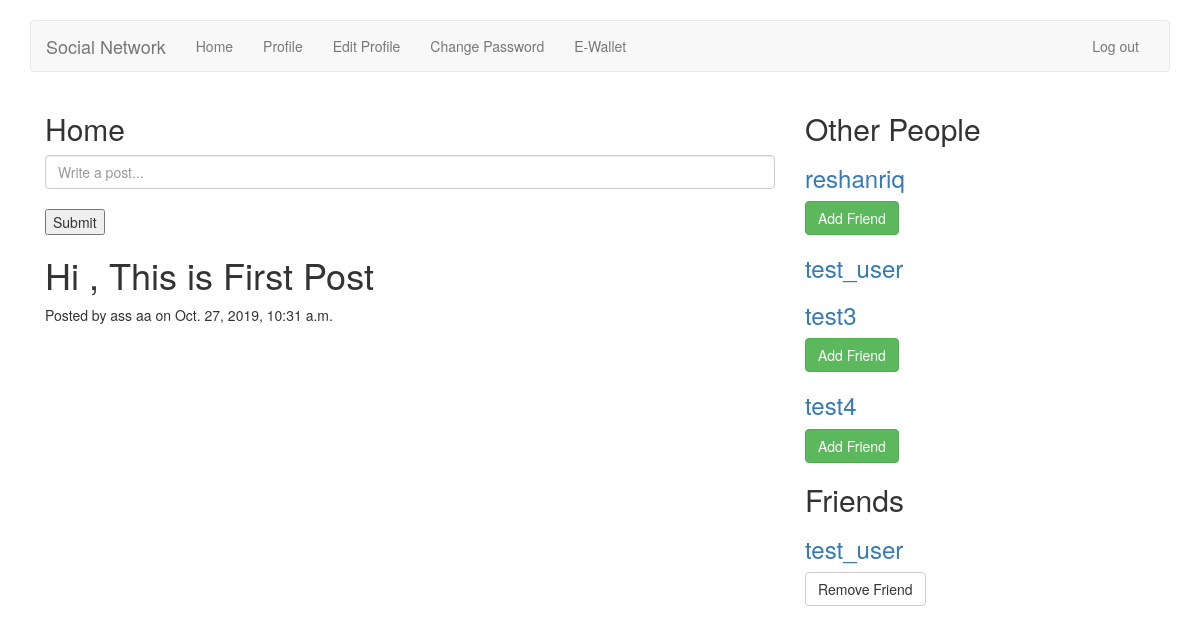
Screenshot of /home/ (signed in) with the database file from the repository.
### home/models.py (models this page shows)
class Post(models.Model):
    post = models.CharField(max_length=500)
    user = models.ForeignKey(User,on_delete=models.DO_NOTHING)
    created = models.DateTimeField(auto_now_add=True)
    updated = models.DateTimeField(auto_now=True)

### home/views.py (the view, shortened to what this page needs)
class HomeView(TemplateView):
    template_name = 'home/home.html'
    def get(self, request):
        form = HomeForm()
        posts = Post.objects.all().order_by('-created')
        users = User.objects.exclude(id=request.user.id)
        try:
        	friend = Friend.objects.get(current_user=request.user)
        except Friend.DoesNotExist:
        	friend=None
        try:
        	friends = friend.users.all()
        except : friends=None
        args = {
            'form': form, 'posts': posts, 'users': users, 'friends': friends
        }
        return render(request, self.template_name, args)

### home/forms.py
class HomeForm(forms.ModelForm):
    post = forms.CharField(widget=forms.TextInput(
        attrs={
            'class': 'form-control',
            'placeholder': 'Write a post...'
        }
    ))
    class Meta:
        model = Post
        fields = ('post',)

### home/templates/home/home.html (shortened to what this page needs)
{% extends 'base.html' %}
{% block body %}
<div class="container">
    <div class="col-md-8">
        <h2>Home</h2>
        <form method="post">
            {{ form.post }}
            <br>
            <button type="submit">Submit</button>
        </form>
        {% for post in posts %}
            <h1>{{ post.post }}</h1>
            <p>Posted by {{ post.user.get_full_name }} on {{ post.created }}</p>
        {% endfor %}
    </div>
    <div class="col-md-4">
        <h2>Other People</h2>
        {% for user in users %}
            <a href="{% url 'accounts:view_profile_with_pk' pk=user.pk %}">
                <h3>{{ user.username }}</h3>
            </a>
            {% if not user in friends %}
            <a href="{% url 'home:change_friends' operation='add' pk=user.pk %}">
            <button type="button" class="btn btn-success">Add Friend</button>
            </a>
            {% endif %}
        {% endfor %}
        <h2>Friends</h2>
        {% for friend in friends %}
            <a href="{% url 'accounts:view_profile_with_pk' pk=friend.pk %}">
                <h3>{{ friend.username }}</h3>
            </a>
            <a href="{% url 'home:change_friends' operation='remove' pk=friend.pk %}">
            <button type="button" class="btn btn-default">Remove Friend</button>
            </a>
        {% endfor %}
    </div>
</div>
{% endblock %}

### rows the page displays
Post: post "Hi , This is First Post", user.get_full_name "ass aa", created "Oct. 27, 2019, 10:31 a.m."

### other values shown
{{ user.username }} "reshanriq"
{{ user.username }} "test_user"
{{ user.username }} "test3"
{{ user.username }} "test4"
{{ friend.username }} "test_user"
